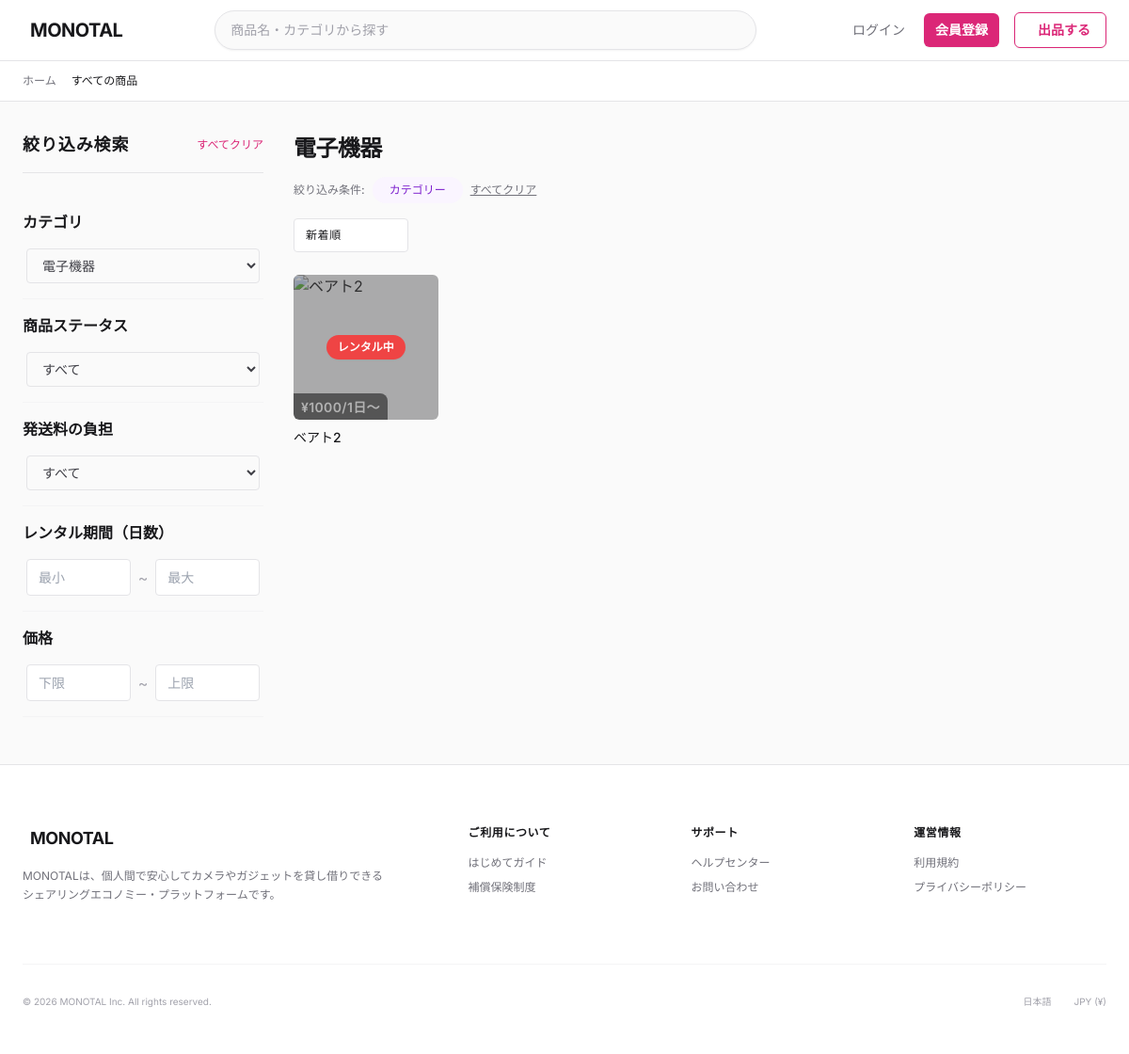
Page /monotal/shop/?category=1 on the earlier database version.
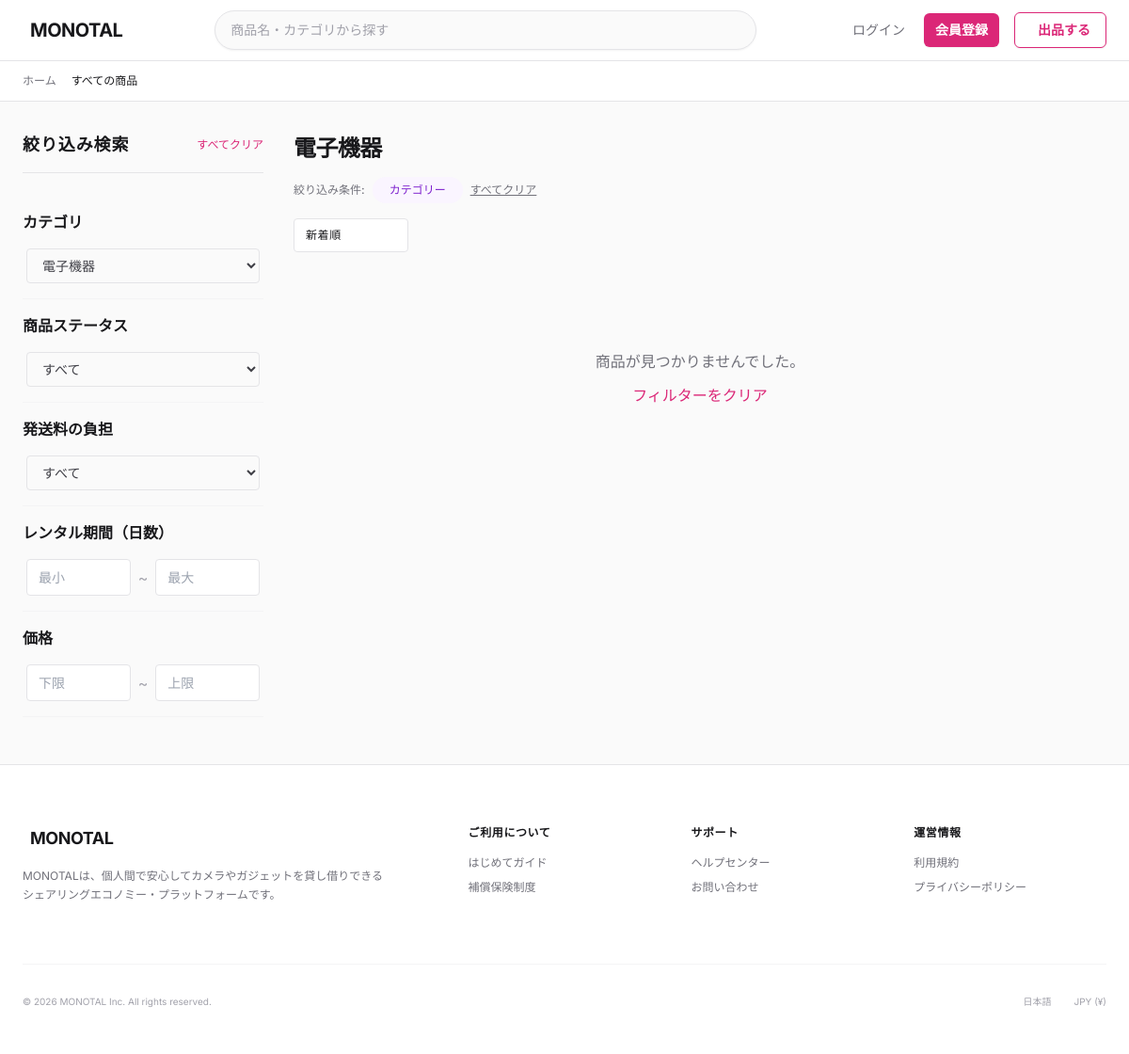
Same page on the later database version.
### monotal/models.py (models this page shows, shortened)
class Product(models.Model):
    product_id = models.AutoField(primary_key=True)
    product_name = models.CharField(max_length=200)
    product_description = models.CharField(max_length=2000, null=True, blank=True)
    shipping_days = models.ForeignKey(
        ShippingDays,
        on_delete=models.PROTECT,
        db_column='shipping_days_id',
        null=True,
        blank=True
    )
    shipping_burden = models.ForeignKey(
        ShippingBurden,
        on_delete=models.PROTECT,
        db_column='shipping_burden_id',
        null=True,
        blank=True
    )
    product_condition = models.ForeignKey(
        ProductCondition,
        on_delete=models.PROTECT,
        db_column='product_condition_id',
        null=True,
        blank=True
    )
    product_status = models.ForeignKey(
        ProductStatus,
        on_delete=models.PROTECT,
        db_column='product_status_id'
    )
    product_category = models.ForeignKey(
        ProductCategory,
        on_delete=models.PROTECT,
        db_column='product_category_id'
    )
    rental_days = models.IntegerField()
    rental_fee = models.DecimalField(max_digits=10, decimal_places=2)
    contract_datetime = models.DateTimeField(null=True, blank=True)
    listing_stop_datetime = models.DateTimeField(null=True, blank=True)
    user = models.ForeignKey(
        User,
        on_delete=models.CASCADE,
        related_name='products',
        db_column='user_id'
    )
    shipping_address = models.ForeignKey(
        UserAddress,
        on_delete=models.SET_NULL,
        null=True,
        blank=True,
        related_name='products_as_shipping',
        db_column='shipping_address_id'
    )
    shipping_prefecture = models.ForeignKey(
        Prefecture,
        on_delete=models.SET_NULL,
        null=True,
        blank=True,
        related_name='products_as_shipping',
        db_column='shipping_prefecture_id'
    )
    register_datetime = models.DateTimeField(auto_now_add=True)
    update_datetime = models.DateTimeField(auto_now=True)
    delete_datetime = models.DateTimeField(null=True, blank=True)
    class Meta:
        db_table = 'T_Product'
        verbose_name = '商品'
        verbose_name_plural = '商品'
    @property
    def min_rental_plan(self):
        return self.rental_plans.order_by('rental_days').first()

class ProductRentalPlan(models.Model):
    product_rental_plan_id = models.AutoField(primary_key=True)
    product = models.ForeignKey(
        Product,
        on_delete=models.CASCADE,
        related_name='rental_plans',
        db_column='product_id'
    )
    rental_days = models.IntegerField()  # レンタル日数
    rental_fee = models.DecimalField(max_digits=10, decimal_places=0)  # レンタル金額
    register_datetime = models.DateTimeField(auto_now_add=True)
    class Meta:
        db_table = 'T_ProductRentalPlan'
        verbose_name = '商品レンタルプラン'
        verbose_name_plural = '商品レンタルプラン'
        ordering = ['rental_days']

### monotal/views.py (the view)
class ProductListView(View):
    template_name = 'product_list.html'
    items_per_page = 50
    def get(self, request, *args, **kwargs):
        products = Product.objects.filter(
            delete_datetime__isnull=True
        ).exclude(
            product_status_id__in=[PRODUCT_STATUS_PAUSED, PRODUCT_STATUS_DELETED]  # 非公開(3)、削除(4)を除外
        ).select_related(
            'product_status',
            'product_category',
            'user'
        ).prefetch_related(
            'images'  # 商品画像も取得
        )
        products = self.apply_filters(request, products)
        paginator = Paginator(products, self.items_per_page)
        page_number = request.GET.get('page', 1)
        page_obj = paginator.get_page(page_number)
        categories = ProductCategory.objects.filter(
            parent_product_category__isnull=True
        ).prefetch_related('subcategories')
        selected_category_name = None
        category_id = request.GET.get('category')
        if category_id:
            try:
                selected_category_name = ProductCategory.objects.get(
                    product_category_id=int(category_id)
                ).category_name
            except (ValueError, ProductCategory.DoesNotExist):
                pass
        shipping_burdens = ShippingBurden.objects.all()
        context = {
            'products': page_obj,
            'categories': categories,
            'shipping_burdens': shipping_burdens,
            'page_obj': page_obj,
            'filters': self.get_active_filters(request),
            'selected_category_name': selected_category_name,
        }
        return render(request, self.template_name, context)
    def apply_filters(self, request, queryset):
        status_id = request.GET.get('status')
        if status_id:
            try:
                queryset = queryset.filter(product_status_id=int(status_id))
            except ValueError:
                pass
        burden_id = request.GET.get('burden')
        if burden_id:
            try:
                queryset = queryset.filter(shipping_burden_id=int(burden_id))
            except ValueError:
                pass
        category_id = request.GET.get('category')
        if category_id:
            try:
                queryset = queryset.filter(
                    Q(product_category_id=int(category_id)) |
                    Q(product_category__parent_product_category_id=int(category_id))
                )
            except ValueError:
                pass
        min_price = request.GET.get('min_price') or request.GET.get('min_fee')
        if min_price:
            try:
                queryset = queryset.filter(rental_plans__rental_fee__gte=int(min_price))
            except ValueError:
                pass
        max_price = request.GET.get('max_price') or request.GET.get('max_fee')
        if max_price:
            try:
                queryset = queryset.filter(rental_plans__rental_fee__lte=int(max_price))
            except ValueError:
                pass
        min_days = request.GET.get('min_days')
        if min_days:
            try:
                queryset = queryset.filter(rental_days__gte=int(min_days))
            except ValueError:
                pass
        max_days = request.GET.get('max_days')
        if max_days:
            try:
                queryset = queryset.filter(rental_days__lte=int(max_days))
            except ValueError:
                pass
        search_query = request.GET.get('q')
        if search_query:
            queryset = queryset.filter(
                Q(product_name__icontains=search_query) |
                Q(product_description__icontains=search_query) |
                Q(product_category__category_name__icontains=search_query)
            )
        sort = request.GET.get('sort', 'newest')
        if sort == 'price_asc':
            queryset = queryset.annotate(
                min_price=Min('rental_plans__rental_fee')
            ).order_by(F('min_price').asc(nulls_last=True))
        elif sort == 'price_desc':
            queryset = queryset.annotate(
                min_price=Min('rental_plans__rental_fee')
            ).order_by(F('min_price').desc(nulls_last=True))
        elif sort == 'newest':
            queryset = queryset.order_by('-register_datetime')
        else:
            queryset = queryset.order_by('-register_datetime')
        return queryset
    def get_active_filters(self, request):
        return {
            'status': request.GET.get('status', ''),
            'burden': request.GET.get('burden', ''),
            'category': request.GET.get('category', ''),
            'min_fee': request.GET.get('min_price') or request.GET.get('min_fee', ''),
            'max_fee': request.GET.get('max_price') or request.GET.get('max_fee', ''),
            'min_price': request.GET.get('min_price') or request.GET.get('min_fee', ''),
            'max_price': request.GET.get('max_price') or request.GET.get('max_fee', ''),
            'min_days': request.GET.get('min_days', ''),
            'max_days': request.GET.get('max_days', ''),
            'q': request.GET.get('q', ''),
            'sort': request.GET.get('sort', 'newest'),
        }

### monotal/context_processors.py (called while the page is built, shortened)
def rental_context(request):
    context = {
        'pending_rental_count': 0,
    }
    return context

def notification_context(request):
    context = {
        'unread_notification_count': 0,
    }
    return context

### templates/product_list.html (shortened to what the changed rows need)
{% extends 'base.html' %}
{% load static %}
{% block extra_css %}
<link rel="stylesheet" href="{% static 'css/product_list.css' %}">
{% endblock %}
{% block content %}
<main class="main">
    <aside id="product-sidebar" class="sidebar">
        <div class="sidebar-header">
            <h2 class="sidebar-title">絞り込み検索</h2>
        </div>
    </aside>
    <div class="products-section">
        <div class="page-header">
            {% if request.GET.q %}
            <h1 class="page-title">
                「{{ request.GET.q }}」の検索結果
                <span class="text-zinc-400 font-normal text-base ml-2">（{{ page_obj.paginator.count }}件）</span>
            </h1>
            {% elif selected_category_name %}
            <h1 class="page-title">{{ selected_category_name }}</h1>
            {% else %}
            <h1 class="page-title">検索結果</h1>
            {% endif %}
        </div>
        <div class="product-grid">
            {% for product in products %}
            <div class="product-card{% if product.product_status.product_status_id == 2 %} sold{% endif %}">
                <a href="{% url 'product_detail' product_id=product.product_id %}" style="text-decoration: none; color: inherit;">
                    <div class="product-image-wrapper">
                        {% if product.product_status.product_status_id == 2 %}
                        <div class="rental-overlay">
                            <span class="rental-overlay-text">レンタル中</span>
                        </div>
                        {% endif %}
                        {% if product.min_rental_plan %}
                        <div class="price-pill">
                            <span>¥{{ product.min_rental_plan.rental_fee|floatformat:0 }}/{{ product.min_rental_plan.rental_days }}日〜</span>
                        </div>
                        {% endif %}
                    </div>
                    <div class="product-info">
                        <h3 class="product-title">{{ product.product_name }}</h3>
                    </div>
                </a>
            </div>
            {% empty %}
            <div class="no-products" style="grid-column: 1 / -1; text-align: center; padding: 64px 16px;">
                <p style="margin-top: 16px; color: #71717a;">商品が見つかりませんでした。</p>
                <a href="{% url 'product_list' %}" style="margin-top: 12px; display: inline-block; color: #db2777;">フィルターをクリア</a>
            </div>
            {% endfor %}
        </div>
    </div>
</main>
{% endblock %}

Differences in the rows shown:
removed Product: shows "レンタル中", min_rental_plan.rental_fee "1000", min_rental_plan.rental_days "1", product_name "ベアト2"
Other differences:
text now shown: "商品が見つかりませんでした。 フィルターをクリア"
